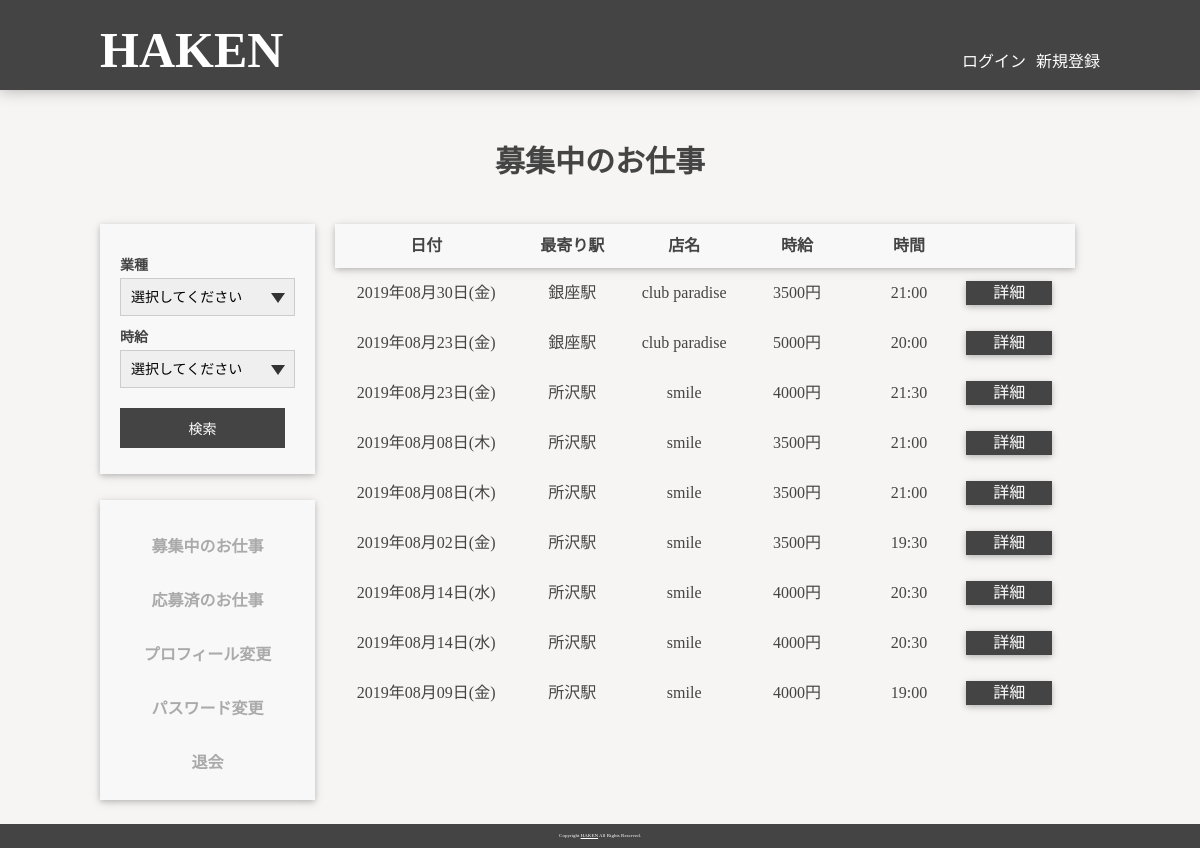
/mypage.php, run on the app's committed database.
### tables this page shows
CREATE TABLE `anken` (
  `id` int(11) NOT NULL,
  `anken_date` date NOT NULL,
  `salary` int(11) NOT NULL,
  `bosyu` int(11) NOT NULL,
  `start_time` time NOT NULL,
  `comment` varchar(255) DEFAULT NULL,
  `pic` varchar(255) NOT NULL,
  `tenpo_id` int(11) NOT NULL,
  `simekiri_flg` tinyint(1) NOT NULL DEFAULT '0',
  `delete_flg` tinyint(1) NOT NULL DEFAULT '0',
  `create_date` datetime NOT NULL,
  `update_date` timestamp NOT NULL DEFAULT CURRENT_TIMESTAMP ON UPDATE CURRENT_TIMESTAMP
);

CREATE TABLE `tenpo` (
  `id` int(11) NOT NULL,
  `email` varchar(255) NOT NULL,
  `pass` varchar(255) NOT NULL,
  `tenpo_name` varchar(255) DEFAULT NULL,
  `owner_name` varchar(255) DEFAULT NULL,
  `tel` varchar(11) NOT NULL,
  `pref` varchar(255) NOT NULL,
  `addr` varchar(255) DEFAULT NULL,
  `station` varchar(255) DEFAULT NULL,
  `category` varchar(255) DEFAULT NULL,
  `hair` int(11) DEFAULT NULL,
  `arrival_time` varchar(11) DEFAULT NULL,
  `arrival_time_re` varchar(11) DEFAULT NULL,
  `tax` int(11) DEFAULT NULL,
  `kouseihi` int(11) DEFAULT NULL,
  `dress` varchar(11) DEFAULT NULL,
  `car` int(11) DEFAULT NULL,
  `car_hani` varchar(255) DEFAULT NULL,
  `syorui` varchar(255) DEFAULT NULL,
  `login_time` date DEFAULT NULL,
  `delete_flg` tinyint(1) NOT NULL DEFAULT '0',
  `create_date` datetime NOT NULL,
  `update_date` timestamp NOT NULL DEFAULT CURRENT_TIMESTAMP ON UPDATE CURRENT_TIMESTAMP
);

### function.php (called while the page is built, shortened)
<?php
 function queryPost($dbh, $sql, $data){
   $stmt = $dbh->prepare($sql);
   if(!$stmt->execute($data)){
     debug('クエリに失敗しました');
     debug('SQLエラー'.print_r($stmt->errorInfo(),true));
     $err_msg['common'] = MSG07;
     return 0;
   }else{
     return $stmt;
   }
 }
function week($anken_date){
	$date = $anken_date;
	$datetime = new DateTime($date);
	$weekList = array("日", "月", "火", "水", "木", "金", "土");
	$w = (int)$datetime->format('w');
	return '('.$weekList[$w].')';
}

### mypage.php (the view, shortened to what this page needs)
<?php
require('function.php');
try{
  $dbh = dbConnect();
    $sql = 'SELECT a.id, `anken_date`, `salary`, `bosyu`, `start_time`, `comment`, `pic`, `tenpo_id`, a.delete_flg, a.create_date, a.update_date , `email`, `pass`, `tenpo_name`, `owner_name`, `tel`, `pref`, `addr`, `station`, `category`, `hair`, `arrival_time`, `arrival_time_re`, `tax`, `kouseihi`, `dress`, `car`, `car_hani`, `syorui`, t.login_time, t.delete_flg, t.create_date, t.update_date FROM anken as a LEFT JOIN tenpo as t ON a.tenpo_id = t.id  WHERE simekiri_flg = 0 order by a.id desc';
    $data = array();
  $stmt = queryPost($dbh,$sql,$data);
  $rst = $stmt->fetchAll();
}catch (Exception $e){
  error_log('エラー発生:' . $e->getMessage());
  $err_msg['common'] = MSG07;
}
 ?>
<?php
require('head.php');
 ?>
  <body class="page-login page-2colum">
    <?php
    require('header.php');
     ?>
    <h2>募集中のお仕事</h2>
    <div id="contents" class="site-width">
      <?php
      require('sort_sidebar.php');
       ?>
        <section id="sidebar" style="position: absolute; top: 450px;">
        <nav class="stroke">
          <ul>
            <li><a href="mypage.php">募集中のお仕事</a></li>
            <li><a href="oubo.php">応募済のお仕事</a></li>
            <li><a href="myprofEdit.php">プロフィール変更</a></li>
            <li><a href="passEdit.php">パスワード変更</a></li>
            <li><a href="withdrow.php">退会</a></li>
          </ul>
        </nav>
        </section>
      <section id="main">
  <table>
    <thead>
      <tr>
        <th style="width: 200px;">日付</th>
        <th>最寄り駅</th>
        <th>店名</th>
        <th>時給</th>
        <th>時間</th>
        <th></th>
      </tr>
    </thead>
    <div class="tbody-container">
      <?php
      foreach ($rst as $key => $val):
       ?>
    <tbody>
      <td><?php echo date('Y年m月d日', strtotime($val['anken_date'])).week($val['anken_date']); ?></td>
      <td><?php echo $val['station']; ?></td>
      <td><?php echo $val['tenpo_name']; ?></td>
      <td><?php echo $val['salary']; ?>円</td>
      <td><?php echo substr($val['start_time'],0,5); ?></td>
      <td><a href="ankenDetail.php?a_id=<?php echo $val['id']; ?>">詳細</a></td>
      </tbody>
      <?php
      endforeach;
      ?>
      </div>
  </table>
</section>
    </div>
    <?php
    require('footer.php');
    ?>

### style.css (style rules this page uses)
body { color: #444; margin: 0; padding: 0; line-height: 150%; background: #f6f5f4; }
h1,h2,h3,h4,h5,h6,p { margin: 0; padding: 0; }
.site-width { width: 1000px; margin: 0 auto; }
#main { min-height: 600px; margin-top: 50px; }
.page-2colum #main { width: 760px; }
h2 { text-align: center; font-size: 30px; }
.page-2colum #contents { display: flex; }
nav ul li { list-style: none; }
nav a { text-decoration: none; color: white; }
#sidebar { width: 215px; box-sizing: border-box; margin-top: 50px; background: #f8f8f8; height: 300px; padding: 20px 20px; box-shadow: 0 2px 5px 0 rgba(0,0,0,.16), 0 2px 10px 0 rgba(0,0,0,.12); }
#sidebar ul { padding: 0; margin: 0; text-align: center; }
#sidebar ul li { display: block; }
#sidebar nav a { font-size: 16px; display: block; padding: 15px; text-decoration: none; color: #aaa; font-weight: 800; text-transform: uppercase; position: relative; }
#sidebar nav ul li a:after, #sidebar nav ul li a:before { transition: all .5s; }
nav.stroke ul li a:after { position: absolute; bottom: 0; left: 0; right: 0; margin: auto; width: 0%; content: '.'; color: transparent; background: #aaa; height: 1px; }
table { margin-left: 20px; border-spacing: unset; }
table thead { background: #f8f8f8; height: 20px; box-shadow: 0 2px 5px 0 rgba(0,0,0,.16), 0 2px 10px 0 rgba(0,0,0,.12); }
table thead th { padding-top: 10px; padding-bottom: 10px; width: 120px; }
tbody td { padding-top: 10px; padding-bottom: 10px; text-align: center; height: 30px; }
td a { text-decoration: none; color: white; background: #444; display: block; width: 80%; box-shadow: 0 2px 5px 0 rgba(0,0,0,.16), 0 2px 10px 0 rgba(0,0,0,.12); }

### data on the page
anken: anken_date "2019年08月30日", anken_date "(金)", tenpo.station "銀座駅", tenpo.tenpo_name "club paradise", salary "3500", start_time "21:00"
anken: anken_date "2019年08月23日", anken_date "(金)", tenpo.station "銀座駅", tenpo.tenpo_name "club paradise", salary "5000", start_time "20:00"
anken: anken_date "2019年08月23日", anken_date "(金)", tenpo.station "所沢駅", tenpo.tenpo_name "smile", salary "4000", start_time "21:30"
anken: anken_date "2019年08月08日", anken_date "(木)", tenpo.station "所沢駅", tenpo.tenpo_name "smile", salary "3500", start_time "21:00"
anken: anken_date "2019年08月08日", anken_date "(木)", tenpo.station "所沢駅", tenpo.tenpo_name "smile", salary "3500", start_time "21:00"
anken: anken_date "2019年08月02日", anken_date "(金)", tenpo.station "所沢駅", tenpo.tenpo_name "smile", salary "3500", start_time "19:30"
anken: anken_date "2019年08月14日", anken_date "(水)", tenpo.station "所沢駅", tenpo.tenpo_name "smile", salary "4000", start_time "20:30"
anken: anken_date "2019年08月14日", anken_date "(水)", tenpo.station "所沢駅", tenpo.tenpo_name "smile", salary "4000", start_time "20:30"
anken: anken_date "2019年08月09日", anken_date "(金)", tenpo.station "所沢駅", tenpo.tenpo_name "smile", salary "4000", start_time "19:00"
